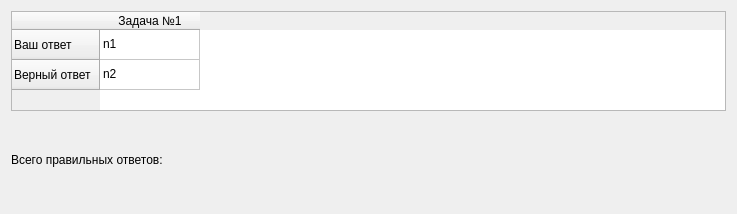
<?xml version="1.0" encoding="UTF-8"?>
<ui version="4.0">
 <class>finish_screen</class>
 <widget class="QWidget" name="finish_screen">
  <property name="geometry">
   <rect>
    <x>0</x>
    <y>0</y>
    <width>737</width>
    <height>214</height>
   </rect>
  </property>
  <property name="windowTitle">
   <string>Form</string>
  </property>
  <layout class="QVBoxLayout" name="verticalLayout">
   <item>
    <widget class="QTableWidget" name="tableWidget">
     <property name="maximumSize">
      <size>
       <width>16777215</width>
       <height>100</height>
      </size>
     </property>
     <row>
      <property name="text">
       <string>Ваш ответ</string>
      </property>
     </row>
     <row>
      <property name="text">
       <string>Верный ответ</string>
      </property>
     </row>
     <column>
      <property name="text">
       <string>Задача №1</string>
      </property>
     </column>
     <item row="0" column="0">
      <property name="text">
       <string>n1</string>
      </property>
     </item>
     <item row="1" column="0">
      <property name="text">
       <string>n2</string>
      </property>
     </item>
    </widget>
   </item>
   <item>
    <widget class="QLabel" name="label">
     <property name="minimumSize">
      <size>
       <width>100</width>
       <height>60</height>
      </size>
     </property>
     <property name="maximumSize">
      <size>
       <width>16777215</width>
       <height>100</height>
      </size>
     </property>
     <property name="text">
      <string>Всего правильных ответов:</string>
     </property>
    </widget>
   </item>
  </layout>
 </widget>
 <resources/>
 <connections/>
</ui>
